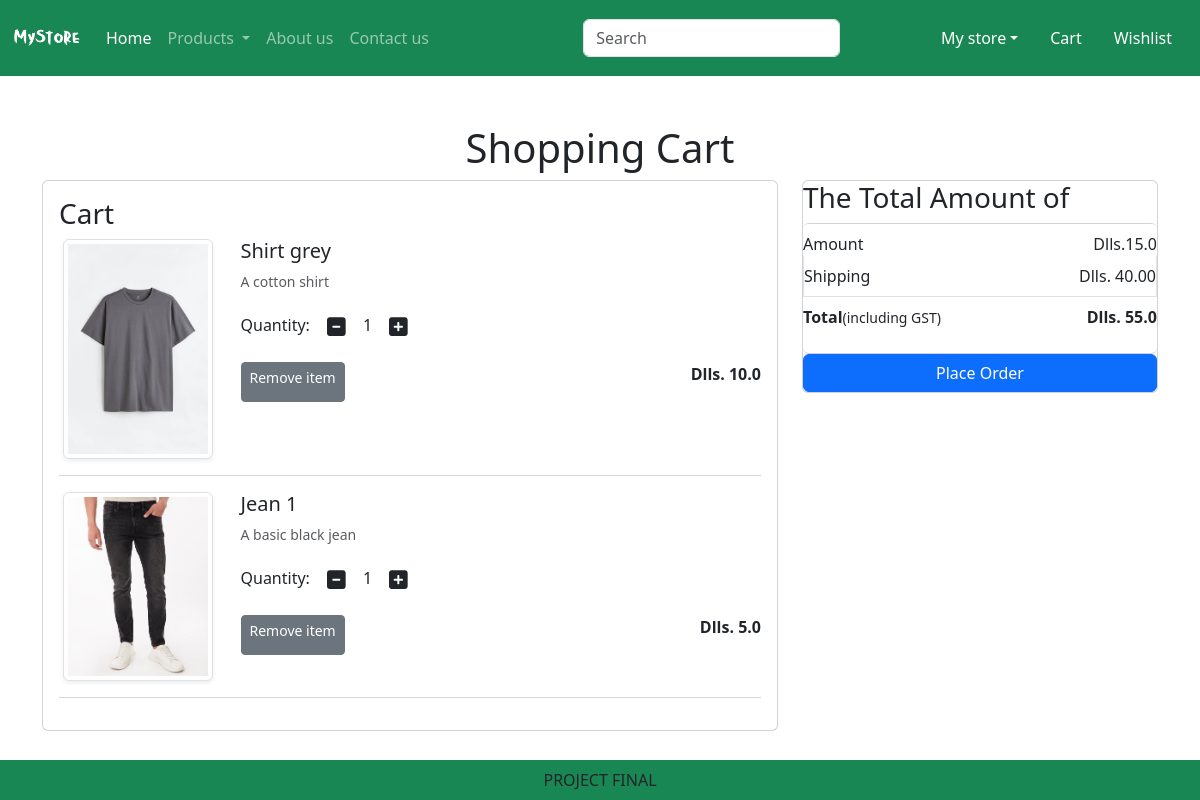
The app's page /cart/ (signed in), older data.
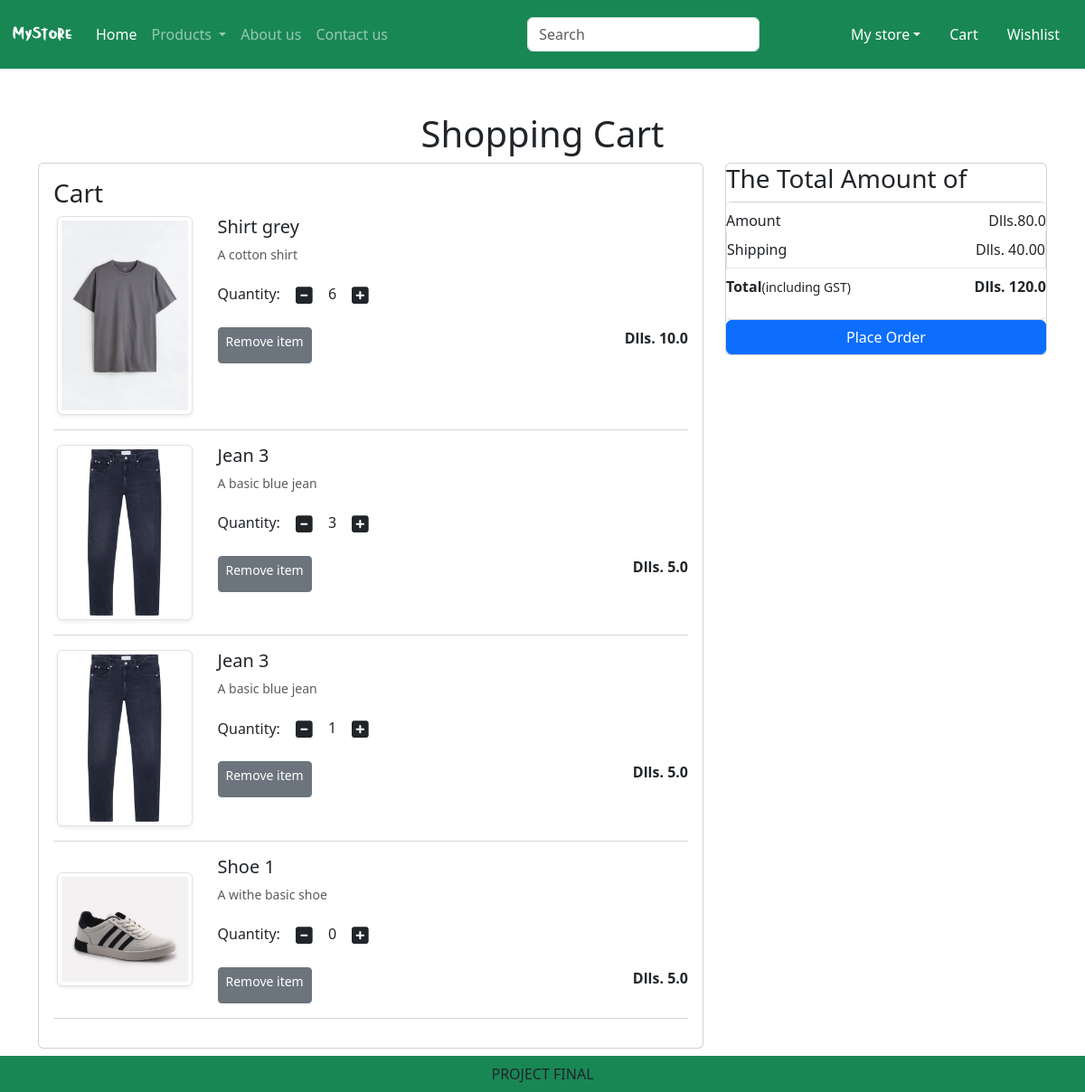
The same page, newer data.
### app/models.py (models this page shows, shortened)
class Cart(models.Model):
    user = models.ForeignKey(User,on_delete=models.CASCADE)
    product = models.ForeignKey(Product, on_delete=models.CASCADE)
    quantity = models.PositiveIntegerField(default=1)

class Product(models.Model):
    title = models.CharField(max_length=100)
    selling_price = models.FloatField()
    discounted_price = models.FloatField()
    description = models.TextField()
    composition = models.TextField(default='')
    podapp = models.TextField(default='')
    category = models.CharField(choices=CATEGORY_CHOICES, max_length=2)
    product_image = models.ImageField(upload_to='product', blank=True, null=True)

### app/views.py (the view)
# urls.py: path('cart/', views.show_cart, name='showcart'),
def show_cart(request):
    user=request.user
    cart = Cart.objects.filter(user=user)
    amount =0
    for p in cart:
        value = p.quantity * p.product.discounted_price
        amount = amount + value
    totalamount = amount + 40
    return render(request,'app/addtocart.html',locals())

### app/templates/app/addtocart.html (shortened to what this page needs)
{% extends 'app/base.html' %}
{% load static %}
{% block main-content %}
<div class ="container my-5">
    <div class ="row">
        {% if cart %}
        <h1 class ="text-center bm-5">Shopping Cart</h1>
        <div class="col-sm-8">
        <div class="card">
            <div class="card-body">
                <h3>Cart</h3>
                {% for item in cart %}
                <div class="row">
                <div class="col-sm-3 text-center align-self-center"><img src ="{{item.product.product_image.url}}" alt=""srcset=""class="img-fluid img-thumbnail shadow-sm" height="150" width="150"></div>
                <div class="col-sm-9">
                    <div>
                        <h5>{{item.product.title}}</h5>
                        <p class="bm-2 text-muted small">{{item.product.description}}</p>
                        <div class="my-3">
                            <label for="quantity">Quantity: </label>
                            <a class="minus-cart btn" pid={{ item.product.id }}><i class="fas fa-minus-square fa-lg"></i></a>
                            <span id= "quantity">{{item.quantity}}</span>
                            <a class="plus-cart btn" pid={{item.product.id}}><i class="fas fa-plus-square fa-lg"></i></a>
                        </div>
                        <div class="d-flex justify-content-between">
                            <a href="#" class="remove-cart btn btn-sm btn-secondary mr-3" pid={{item.product.id}}>Remove item</a>
                            <p class="bm-0"><span><strong>Dlls. {{item.product.discounted_price}}</strong></span></p>
                        </div>
                    </div>
                </div>
                </div>
                <hr class="text-muted">
                {% endfor %}
            </div>
        </div>
        </div>
        <div class="col-sm-4">
            <div class="card">
                <h3>The Total Amount of</h3>
                <ul class="list-group">
                    <li class="list-group-item d-flex justify-content-between align-items-center border-0 px-0 pb-0">Amount<span id="amount">Dlls.{{amount}}</span></li>
                    <li class="list-group-item d-flex justify-content-between align-items-center px-0">Shipping<span id="amount">Dlls. 40.00 </span></li>
                    <li class="list-group-item d-flex justify-content-between align-items-center border-0 px-0 mb-3">
                        <div>
                            <strong>Total</strong><small>(including GST)</small>
                        </div>
                        <span id="totalamount"><strong>Dlls. {{totalamount}}</strong></span>
                    </li>
                </ul>
                <div class="d-grid"><a href="{% url 'checkout' %}" class="btn btn-primary">Place Order</a></div>
            </div>
        </div>
    </div>
    {% else %}
    <h1 class="text-center mb-5">Cart is Empty</h1>
{% endif %}
</div>
{%endblock main-content%}

### app/templates/app/base.html (shortened to what this page needs)
<!DOCTYPE html>
{% load static %}
<html lang="en">
<head>
    <link href="https://cdn.jsdelivr.net/npm/bootstrap@5.3.0/dist/css/bootstrap.min.css" rel="stylesheet">
    <link rel = "stylesheet" href ="{% static 'app/css/owl.carousel.min.css' %}"/>
    <link rel = "stylesheet" href ="{% static 'app/css/all.min.css' %}"/>
    <link rel = "stylesheet" href ="{% static 'app/css/style.css' %}"/>
</head>
<body>
    <nav class="navbar navbar-expand-lg navbar-dark bg-success">
        <div class="container-fluid">
          <a class="navbar-brand" href="/">
            <img src="{% static 'app/images/logo1.png' %}" width = "70" height ="50"/>
          </a>
          <div class="collapse navbar-collapse" id="navbarSupportedContent">
            <ul class="navbar-nav me-auto mb-2 mb-lg-0">
              <li class="nav-item">
                <a class="nav-link active" aria-current="page" href="/">Home</a>
              </li>
              <li class="nav-item dropdown">
                <a class="nav-link dropdown-toggle" href="#" role="button" data-bs-toggle="dropdown" aria-expanded="false">
                  Products
                </a>
              </li>
              <li class="nav-item">
                <a class="nav-link text-withe" href="{% url 'about'  %}">About us</a>
              </li>
              <li class="nav-item">
                <a class="nav-link text-withe" href="{% url 'contact'  %}">Contact us</a>
              </li>
            </ul>
            <form class="d-flex" role="search">
              <input class="form-control me-2" type="search" placeholder="Search" aria-label="Search">
              <button class="btn btn-outline-success" type="submit">Search</button>
            </form>
          </div>
          <ul class="navbar-nav me-auto mb-2 mb-lg-0">
            {% if request.user.is_authenticated %}
            <li class="nav-item dropdown mx-2"></a>
              <a class="nav-link dropdown-toggle text-white" href="#"id="profileDropdown" role="button" data-bs-toggle="dropdown" aria-expanded="false">My store</a>
            </li>
            <li class ="nav-item mx-2">
              <a href="#" class="nav-link text-white">Cart </a>
            </li>
            <li class ="nav-item mx-2">
              <a href="#" class="nav-link text-white">Wishlist </a>
            </li>
            {% endif %}
          </ul>
        </div>
      </nav>
        {% block main-content %}{% endblock main-content %}
      <footer class="container-fluid fixed-bottom bg-success text-center p-2 mt-5">
        PROJECT FINAL
      </footer>
</body>
</html>

Row changes from the older to the newer data that the page shows:
removed Cart: product.product_image (picture), product "Jean 1", product.description "A basic black jean", quantity "1", product.discounted_price "5.0"
changed Cart "Shirt grey": quantity "1" → "6"
added Cart: product.product_image (picture), product "Jean 3", product.description "A basic blue jean", quantity "3", product.discounted_price "5.0"
added Cart: product.product_image (picture), product "Jean 3", product.description "A basic blue jean", quantity "1", product.discounted_price "5.0"
added Cart: product.product_image (picture), product "Shoe 1", product.description "A withe basic shoe", quantity "0", product.discounted_price "5.0"
Text that changed along with them:
{{ amount }}: "15.0" → "80.0"
{{ totalamount }}: "55.0" → "120.0"
